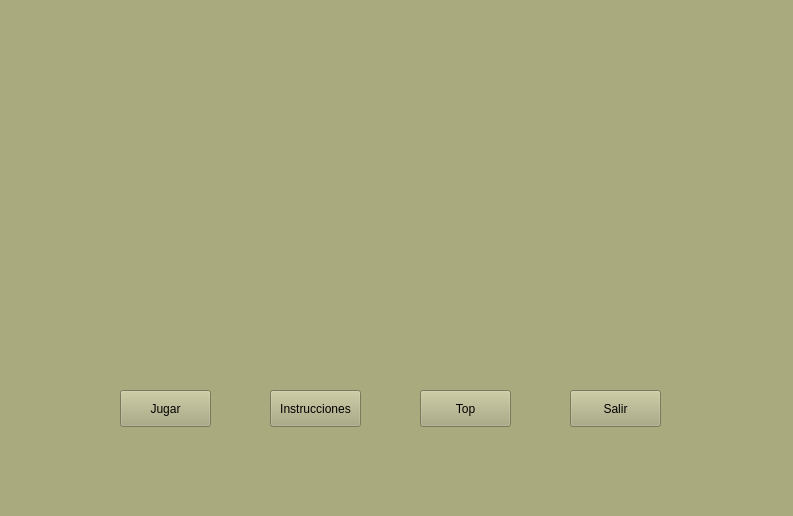
<?xml version="1.0" encoding="UTF-8"?>
<ui version="4.0">
 <class>MenuInicial</class>
 <widget class="QMainWindow" name="MenuInicial">
  <property name="windowModality">
   <enum>Qt::WindowModal</enum>
  </property>
  <property name="geometry">
   <rect>
    <x>0</x>
    <y>0</y>
    <width>793</width>
    <height>516</height>
   </rect>
  </property>
  <property name="cursor">
   <cursorShape>ArrowCursor</cursorShape>
  </property>
  <property name="windowTitle">
   <string>Menú Principal</string>
  </property>
  <property name="styleSheet">
   <string notr="true">font: 75 16pt &quot;Gabriola&quot;;
background-color: rgb(170, 170, 127);
background-image: url(:/new/prefix1/logo.png);</string>
  </property>
  <property name="toolButtonStyle">
   <enum>Qt::ToolButtonIconOnly</enum>
  </property>
  <widget class="QWidget" name="centralwidget">
   <widget class="QPushButton" name="pushButton">
    <property name="geometry">
     <rect>
      <x>120</x>
      <y>390</y>
      <width>91</width>
      <height>37</height>
     </rect>
    </property>
    <property name="text">
     <string>Jugar</string>
    </property>
   </widget>
   <widget class="QPushButton" name="pushButton_2">
    <property name="geometry">
     <rect>
      <x>270</x>
      <y>390</y>
      <width>91</width>
      <height>37</height>
     </rect>
    </property>
    <property name="text">
     <string>Instrucciones</string>
    </property>
   </widget>
   <widget class="QPushButton" name="pushButton_3">
    <property name="geometry">
     <rect>
      <x>420</x>
      <y>390</y>
      <width>91</width>
      <height>37</height>
     </rect>
    </property>
    <property name="text">
     <string>Top</string>
    </property>
   </widget>
   <widget class="QPushButton" name="pushButton_4">
    <property name="geometry">
     <rect>
      <x>570</x>
      <y>390</y>
      <width>91</width>
      <height>37</height>
     </rect>
    </property>
    <property name="text">
     <string>Salir</string>
    </property>
   </widget>
  </widget>
  <widget class="QMenuBar" name="menubar">
   <property name="geometry">
    <rect>
     <x>0</x>
     <y>0</y>
     <width>793</width>
     <height>45</height>
    </rect>
   </property>
  </widget>
  <widget class="QStatusBar" name="statusbar"/>
 </widget>
 <resources/>
 <connections/>
</ui>
